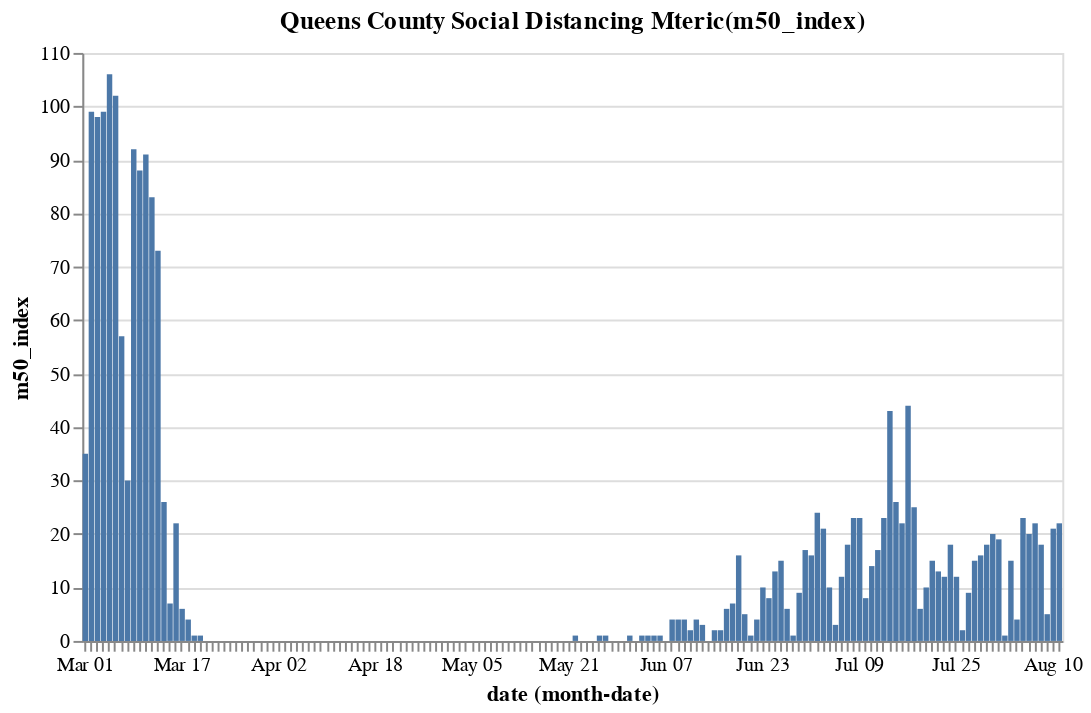

The notebook cell saved with this chart:
### Code cell
base_queens.encode(y="m50_index").properties(title='Queens County Social Distancing Mteric(m50_index)')

### Figure 1 — Vega-Lite specification as saved in the notebook (floating-point values rounded to 4 significant figures; data arrays with more than 128 entries replaced by an {"elided": "..."} marker saying what was removed)
{"config": {"view": {"continuousWidth": 400, "continuousHeight": 300}}, "data": {"name": "data-0af7e6cec378269ba0c35aa2adc44152"}, "mark": "bar", "encoding": {"x": {"type": "ordinal", "field": "date", "timeUnit": "monthdate"}, "y": {"type": "quantitative", "field": "m50_index"}}, "title": "Queens County Social Distancing Mteric(m50_index)", "width": 500, "$schema": "https://vega.github.io/schema/vega-lite/v4.8.1.json", "datasets": {"data-0af7e6cec378269ba0c35aa2adc44152": {"elided": "162 records"}}}
